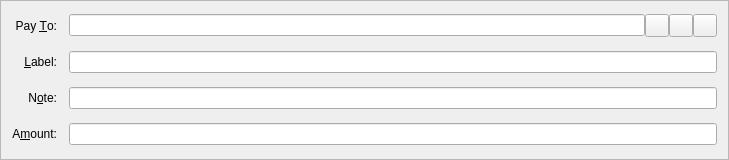
<?xml version="1.0" encoding="UTF-8"?>
<ui version="4.0">
 <class>SendCoinsEntry</class>
 <widget class="QFrame" name="SendCoinsEntry">
  <property name="geometry">
   <rect>
    <x>0</x>
    <y>0</y>
    <width>729</width>
    <height>160</height>
   </rect>
  </property>
  <property name="windowTitle">
   <string>Form</string>
  </property>
  <property name="frameShape">
   <enum>QFrame::StyledPanel</enum>
  </property>
  <property name="frameShadow">
   <enum>QFrame::Sunken</enum>
  </property>
  <layout class="QGridLayout" name="gridLayout">
   <property name="spacing">
    <number>12</number>
   </property>
   <item row="6" column="0">
    <widget class="QLabel" name="label_1">
     <property name="text">
      <string>A&amp;mount:</string>
     </property>
     <property name="alignment">
      <set>Qt::AlignRight|Qt::AlignTrailing|Qt::AlignVCenter</set>
     </property>
     <property name="buddy">
      <cstring>payAmount</cstring>
     </property>
    </widget>
   </item>
   <item row="3" column="0">
    <widget class="QLabel" name="label_2">
     <property name="text">
      <string>Pay &amp;To:</string>
     </property>
     <property name="alignment">
      <set>Qt::AlignRight|Qt::AlignTrailing|Qt::AlignVCenter</set>
     </property>
     <property name="buddy">
      <cstring>payTo</cstring>
     </property>
    </widget>
   </item>
   <item row="6" column="1">
    <widget class="BitcoinAmountField" name="payAmount"/>
   </item>
   <item row="4" column="1">
    <layout class="QHBoxLayout" name="horizontalLayout_2">
     <property name="spacing">
      <number>0</number>
     </property>
     <item>
      <widget class="QValidatedLineEdit" name="addAsLabel">
       <property name="enabled">
        <bool>true</bool>
       </property>
       <property name="toolTip">
        <string>Enter a label for this address to add it to your address book</string>
       </property>
      </widget>
     </item>
    </layout>
   </item>
   <item row="5" column="0">
    <widget class="QLabel" name="label_3">
     <property name="text">
      <string>N&amp;ote:</string>
     </property>
     <property name="alignment">
      <set>Qt::AlignRight|Qt::AlignTrailing|Qt::AlignVCenter</set>
     </property>
     <property name="buddy">
      <cstring>note</cstring>
     </property>
    </widget>
   </item>
   <item row="5" column="1">
    <widget class="QValidatedLineEdit" name="note">
     <property name="enabled">
      <bool>true</bool>
     </property>
     <property name="toolTip">
      <string>Enter a short note to send with payment (max 24 characters)</string>
     </property>
    </widget>
   </item>
   <item row="4" column="0">
    <widget class="QLabel" name="label_4">
     <property name="text">
      <string>&amp;Label:</string>
     </property>
     <property name="alignment">
      <set>Qt::AlignRight|Qt::AlignTrailing|Qt::AlignVCenter</set>
     </property>
     <property name="buddy">
      <cstring>addAsLabel</cstring>
     </property>
    </widget>
   </item>
   <item row="3" column="1">
    <layout class="QHBoxLayout" name="payToLayout">
     <property name="spacing">
      <number>0</number>
     </property>
     <item>
      <widget class="QValidatedLineEdit" name="payTo">
       <property name="toolTip">
        <string>The address to send the payment to  (e.g. GXywGBZBowrppUwwNUo1GCRDTibzJi7g2M)</string>
       </property>
       <property name="maxLength">
        <number>34</number>
       </property>
      </widget>
     </item>
     <item>
      <widget class="QToolButton" name="addressBookButton">
       <property name="toolTip">
        <string>Choose address from address book</string>
       </property>
       <property name="text">
        <string/>
       </property>
       <property name="icon">
        <iconset resource="../bitcoin.qrc">
         <normaloff>:/icons/address-book</normaloff>:/icons/address-book</iconset>
       </property>
       <property name="shortcut">
        <string>Alt+A</string>
       </property>
      </widget>
     </item>
     <item>
      <widget class="QToolButton" name="pasteButton">
       <property name="toolTip">
        <string>Paste address from clipboard</string>
       </property>
       <property name="text">
        <string/>
       </property>
       <property name="icon">
        <iconset resource="../bitcoin.qrc">
         <normaloff>:/icons/editpaste</normaloff>:/icons/editpaste</iconset>
       </property>
       <property name="shortcut">
        <string>Alt+P</string>
       </property>
      </widget>
     </item>
     <item>
      <widget class="QToolButton" name="deleteButton">
       <property name="toolTip">
        <string>Remove this recipient</string>
       </property>
       <property name="text">
        <string/>
       </property>
       <property name="icon">
        <iconset resource="../bitcoin.qrc">
         <normaloff>:/icons/remove</normaloff>:/icons/remove</iconset>
       </property>
      </widget>
     </item>
    </layout>
   </item>
  </layout>
 </widget>
 <customwidgets>
  <customwidget>
   <class>QValidatedLineEdit</class>
   <extends>QLineEdit</extends>
   <header>qt/qvalidatedlineedit.h</header>
  </customwidget>
  <customwidget>
   <class>BitcoinAmountField</class>
   <extends>QLineEdit</extends>
   <header>qt/bitcoinamountfield.h</header>
   <container>1</container>
  </customwidget>
 </customwidgets>
 <resources>
  <include location="../bitcoin.qrc"/>
 </resources>
 <connections/>
</ui>
